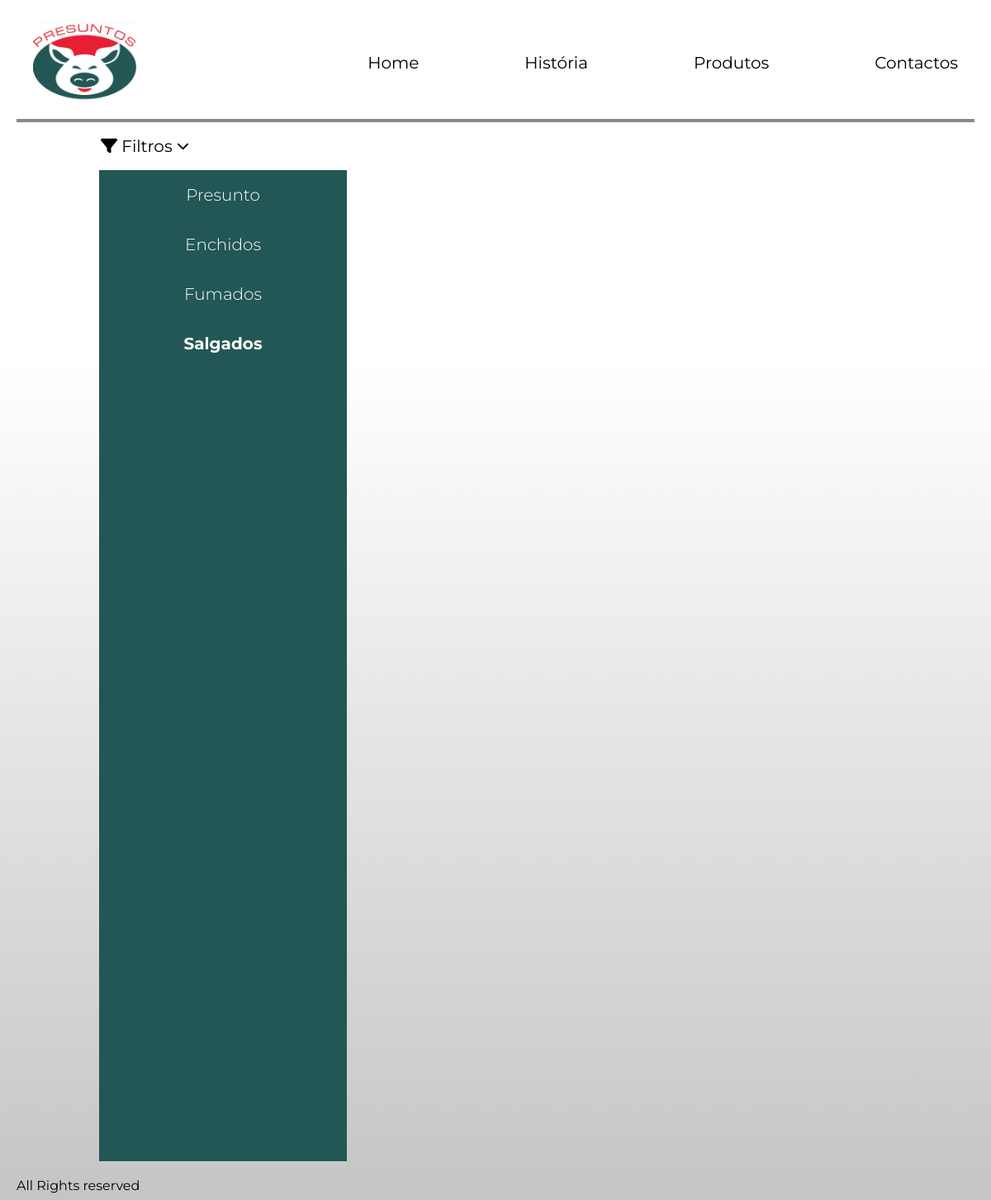
Screenshot of /produtos/Salgados with the database file from the repository.
### front/models.py (models this page shows, shortened)
class Tipo(models.Model):
    name = models.CharField(max_length=200)

### front/views.py (the view)
# urls.py: path("produtos/<str:tipo>",views.showProdutos, name="produtos"),
def showProdutos(request,tipo):
    value = Tipo.objects.get(name = tipo)
    lista = Produto.objects.filter(tipo = value.id)
    tipos = Tipo.objects.all()
    return render(request,"produtos.html",{"lista":lista,"tipos":tipos,"escolhido":value.name})

### front/templates/produtos.html (shortened to what this page needs)
{% extends "base.html" %}
{% load tags %}
{% load static %}
{% block styles %}
    <link rel="stylesheet" href="/static/produtos.css" type="text/css">
{% endblock styles %}
{% block content %}
    <div id="content">
        <button id="filter-button">
            <p><i class="fa-solid fa-filter"></i> Filtros <i id="icon" class="fa-solid fa-chevron-down  fa-xs"></i> </p>
        </button>
        <div id="filtros-produtos" >
                <div id="filtros">
                    {% for tipo in tipos %}
                        {% if escolhido == tipo.name %}
                            <a id="selected" href="/produtos/{{ tipo.name}}" >{{tipo.name}}</a>
                        {% else %}
                            <a id="normal" href="/produtos/{{ tipo.name}}" >{{tipo.name}}</a>
                        {% endif %}
                    {% endfor %}
                </div>
            <div id="produtos-list">
            </div>
        </div>
    </div>
{% endblock content %}

### front/static/base.css (style rules this page uses)
:root { --dark-green: rgba(34,87,85,255); }
* { font-family: "Montserrat", sans-serif; }
body { margin-left:1.25rem; margin-right:1.25rem; background: linear-gradient(to bottom, white 30%, rgb(197, 197, 197)); background-attachment: fixed; }
a { text-decoration: none; color:black; font-size :1.25rem; line-height:1.75rem; font-family: "Montserrat", sans-serif; font-optical-sizing: auto; font-weight: 400; font-style: normal; }
p { text-decoration: none; color:black; font-size : 1.25rem; font-family: "Montserrat", sans-serif; font-optical-sizing: auto; font-weight: 400; font-style: normal; margin:1rem 1rem; }

### front/static/produtos.css (style rules this page uses)
#content { display:flex; flex-direction: column; margin-left:5rem; margin-right:5rem; }
#filtros-produtos { display:flex; min-height: 1200px; margin:0rem 1.25rem 1.25rem 1.25rem; }
#filter-button { border:none; background-color: transparent; width: 100%; display: flex; justify-content: flex-start; }
#icon { transition: all 0.5s; }
#filtros { display:flex; flex-direction:column; vertical-align:top; align-items: center; flex-shrink: 1; max-width:300px; width: 100%; row-gap:2rem; padding-top:1rem; margin-right:1.25rem; height: inherit; transition: all 0.5s; overflow: hidden; background-color: var(--dark-green); }
#normal { color:white; font-size:1.25rem; font-weight:300; }
#selected { color:white; font-size:1.25rem; font-weight: 700; }
#produtos-list { margin:0 1rem 1rem 0rem; display:grid; column-gap:0.75rem; row-gap: 0.75rem; grid-template-columns: repeat(auto-fill, minmax(300px, 1fr)); grid-auto-columns: 300px; width: 100%; }

### rows the page displays
Tipo: name "Presunto"
Tipo: name "Enchidos"
Tipo: name "Fumados"
Tipo: name "Salgados"
